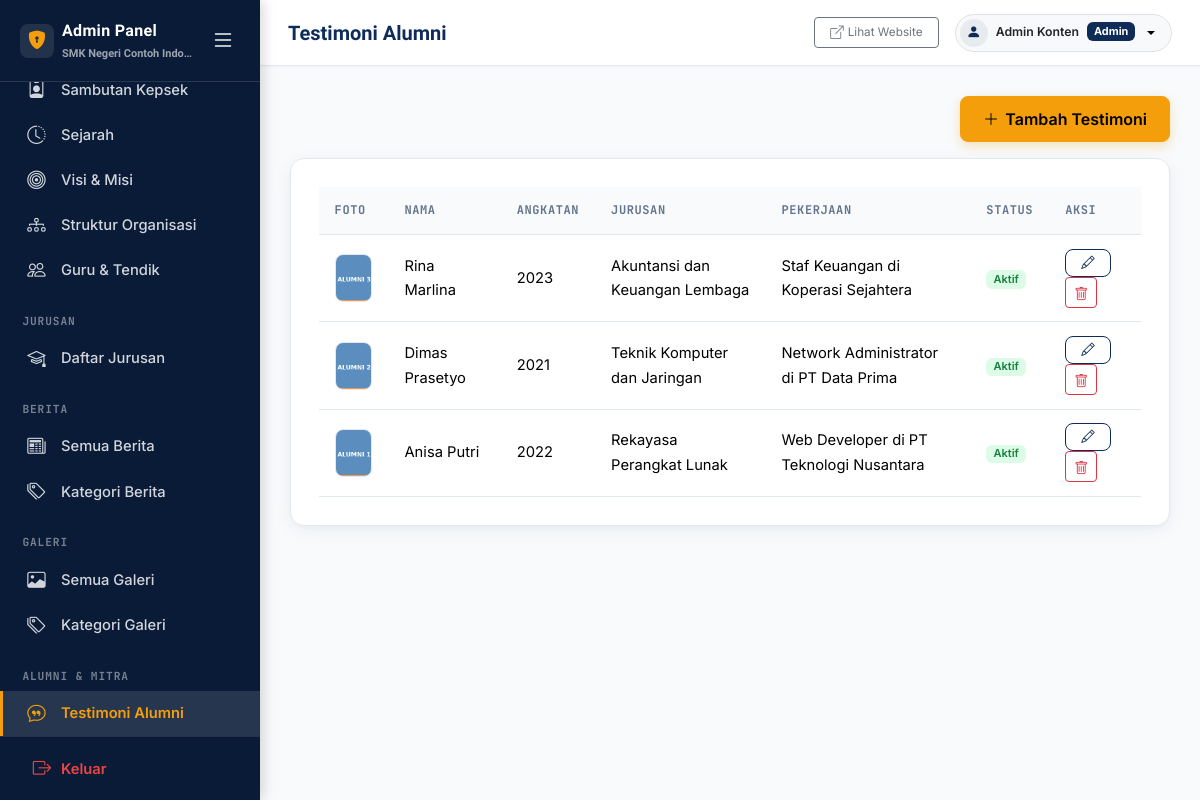
/admin/alumni/index.php (signed in), run on the app's committed database.
### tables this page shows
CREATE TABLE school_profile (
  id INT UNSIGNED AUTO_INCREMENT PRIMARY KEY,
  school_name VARCHAR(150) NOT NULL,
  npsn VARCHAR(20) DEFAULT NULL,
  address VARCHAR(255) DEFAULT NULL,
  phone VARCHAR(50) DEFAULT NULL,
  email VARCHAR(150) DEFAULT NULL,
  website VARCHAR(150) DEFAULT NULL,
  description TEXT,
  logo VARCHAR(255) DEFAULT NULL,
  favicon VARCHAR(255) DEFAULT NULL,
  theme_color_primary VARCHAR(20) DEFAULT '#0F2C59',
  theme_color_secondary VARCHAR(20) DEFAULT '#2563EB',
  theme_color_accent VARCHAR(20) DEFAULT '#F59E0B',
  theme_preset VARCHAR(50) DEFAULT 'navy_classic',
  map_url VARCHAR(255) DEFAULT NULL,
  accreditation VARCHAR(10) DEFAULT NULL,
  founded_year VARCHAR(10) DEFAULT NULL,
  running_text TEXT DEFAULT NULL,
  is_running_text_active TINYINT(1) DEFAULT 1,
  video_profile_url VARCHAR(255) DEFAULT 'https://www.youtube.com/watch?v=7vhYf5p_yhs',
  video_title VARCHAR(200) DEFAULT 'Video Profil & Fasilitas Sekolah',
  video_description TEXT DEFAULT NULL,
  video_features TEXT DEFAULT NULL,
  whatsapp_ppdb VARCHAR(50) DEFAULT '6281234567890',
  whatsapp_bkk VARCHAR(50) DEFAULT '6281234567891',
  whatsapp_tu VARCHAR(50) DEFAULT '6281234567892',
  created_at DATETIME DEFAULT CURRENT_TIMESTAMP,
  updated_at DATETIME DEFAULT CURRENT_TIMESTAMP ON UPDATE CURRENT_TIMESTAMP
);

CREATE TABLE alumni_testimonials (
  id INT UNSIGNED AUTO_INCREMENT PRIMARY KEY,
  name VARCHAR(100) NOT NULL,
  graduation_year VARCHAR(10) DEFAULT NULL,
  major VARCHAR(150) DEFAULT NULL,
  job VARCHAR(150) DEFAULT NULL,
  photo VARCHAR(255) DEFAULT NULL,
  testimonial TEXT NOT NULL,
  status TINYINT(1) NOT NULL DEFAULT 1,
  created_at DATETIME DEFAULT CURRENT_TIMESTAMP,
  updated_at DATETIME DEFAULT CURRENT_TIMESTAMP ON UPDATE CURRENT_TIMESTAMP
);

### includes/functions.php (called while the page is built, shortened)
<?php
function e(?string $value): string
{
    return htmlspecialchars((string) ($value ?? ''), ENT_QUOTES | ENT_SUBSTITUTE, 'UTF-8');
}
function getSchoolProfile(): array
{
    static $profile = null;
    if ($profile === null) {
        $stmt = getDB()->query('SELECT * FROM school_profile ORDER BY id LIMIT 1');
        $profile = $stmt->fetch() ?: [];
    }
    return $profile;
}
function getSchoolLevel(): string
{
    if (defined('APP_SCHOOL_LEVEL')) {
        $lvl = strtoupper(trim(APP_SCHOOL_LEVEL));
        if (in_array($lvl, ['MULTI', 'SMA', 'SMK', 'SMP', 'SD'], true)) {
            return $lvl;
        }
    }
    return 'MULTI';
}
function isSchoolLevelLocked(): bool
{
    return getSchoolLevel() !== 'MULTI';
}
function getAllowedModulesForLevel(string $level): array
{
    return match($level) {
        'SMA'       => ['majors', 'kelulusan', 'downloads', 'agendas', 'ppdb', 'extracurriculars', 'prestasi', 'testimonials', 'news', 'galleries', 'video_profile', 'guestbook', 'statistics'],
        'SMP', 'SD' => ['downloads', 'agendas', 'ppdb', 'extracurriculars', 'prestasi', 'news', 'galleries', 'video_profile', 'guestbook', 'statistics'],
        default     => ['bkk', 'partners', 'majors', 'kelulusan', 'downloads', 'agendas', 'ppdb', 'extracurriculars', 'prestasi', 'testimonials', 'news', 'galleries', 'video_profile', 'guestbook', 'statistics'],
    };
}
function isModuleActive(string $moduleKey): bool
{
    if (isSchoolLevelLocked()) {
        $allowed = getAllowedModulesForLevel(getSchoolLevel());
    }
    static $moduleCache = null;
    if ($moduleCache === null) {
        $moduleCache = [];
        try {
            $db = getDB();
            $rows = $db->query("SELECT module_key, is_active FROM site_modules")->fetchAll(PDO::FETCH_KEY_PAIR);
            if (is_array($rows)) {
                $moduleCache = array_map('intval', $rows);
            }
        } catch (Throwable $e) {
            return true;
        }
    }
    return !isset($moduleCache[$moduleKey]) || $moduleCache[$moduleKey] === 1;
}

### config/database.php (called while the page is built)
<?php
class Database
{
    private static ?PDO $instance = null;
    public static function getInstance(): PDO
    {
        if (self::$instance === null) {
            $host   = getenv('DB_HOST') ?: 'localhost';
            $dbname = getenv('DB_NAME') ?: 'smk_school';
            $user   = getenv('DB_USER') ?: 'root';
            $pass   = getenv('DB_PASS') !== false ? (string)getenv('DB_PASS') : '';
            $dsn = 'mysql:host=' . $host . ';dbname=' . $dbname . ';charset=utf8mb4';
            try {
                self::$instance = new PDO($dsn, $user, $pass, [
                    PDO::ATTR_ERRMODE            => PDO::ERRMODE_EXCEPTION,
                    PDO::ATTR_DEFAULT_FETCH_MODE  => PDO::FETCH_ASSOC,
                    PDO::ATTR_EMULATE_PREPARES    => false,
                ]);
            } catch (PDOException $e) {
                error_log('Database connection failed: ' . $e->getMessage());
                die('Koneksi database gagal. Silakan hubungi administrator.');
            }
        }
        return self::$instance;
    }
}
function getDB(): PDO
{
    return Database::getInstance();
}

### admin/alumni/index.php (the view, shortened to what this page needs)
<?php
$alumni = getDB()->query("SELECT * FROM alumni_testimonials ORDER BY id DESC")->fetchAll();
require __DIR__ . '/../includes/header.php';
require __DIR__ . '/../includes/sidebar.php';
require __DIR__ . '/../includes/topbar.php';
?>
<div class="d-flex justify-content-end mb-3">
  <a href="form.php" class="btn btn-accent"><i class="bi bi-plus-lg"></i> Tambah Testimoni</a>
</div>
<div class="admin-card">
  <div class="table-responsive">
    <table class="table table-admin align-middle">
      <thead><tr><th>Foto</th><th>Nama</th><th>Angkatan</th><th>Jurusan</th><th>Pekerjaan</th><th>Status</th><th>Aksi</th></tr></thead>
      <tbody>
        <?php foreach ($alumni as $a): ?>
        <tr>
          <td><img src="<?= e(BASE_URL . '/' . $a['photo']) ?>" class="thumb" alt=""></td>
          <td><?= e($a['name']) ?></td>
          <td><?= e($a['graduation_year']) ?></td>
          <td><?= e($a['major']) ?></td>
          <td><?= e($a['job']) ?></td>
          <td><span class="badge <?= $a['status'] ? 'badge-status-active' : 'badge-status-inactive' ?>"><?= $a['status'] ? 'Aktif' : 'Nonaktif' ?></span></td>
          <td>
            <a href="form.php?id=<?= (int) $a['id'] ?>" class="btn btn-sm btn-outline-primary-custom"><i class="bi bi-pencil"></i></a>
            <form method="post" action="delete.php" class="d-inline" data-confirm-delete="Hapus testimoni <?= e($a['name']) ?>?">
              <button type="submit" class="btn btn-sm btn-outline-danger"><i class="bi bi-trash"></i></button>
            </form>
          </td>
        </tr>
        <?php endforeach; ?>
      </tbody>
    </table>
  </div>
</div>
<?php require __DIR__ . '/../includes/footer.php'; ?>

### admin/includes/sidebar.php (shortened to what this page needs)
<?php
$currentScript = $_SERVER['SCRIPT_NAME'] ?? '';
$sidebarProfile = getSchoolProfile();
function navIsActive(string $needle, string $currentScript): bool
{
    return str_contains($currentScript, '/admin/' . $needle);
}
?>
<aside class="admin-sidebar" id="adminSidebar">
  <div class="sidebar-brand d-flex align-items-center justify-content-between">
    <div class="sidebar-brand-left d-flex align-items-center gap-2 overflow-hidden" title="Admin Panel">
      <div class="p-1.5 rounded-3 bg-white bg-opacity-10 d-inline-flex align-items-center justify-content-center flex-shrink-0" style="width:34px;height:34px;">
        <i class="bi bi-shield-lock-fill" style="color: var(--color-accent); font-size:1.15rem;"></i>
      </div>
      <div class="overflow-hidden">
        <span class="sidebar-brand-title text-nowrap fw-bold d-block text-white" style="letter-spacing: 0.02em; font-size: 1rem;">Admin Panel</span>
        <span class="sidebar-brand-subtitle text-nowrap text-white-50 d-block text-truncate" style="font-size: 11px; max-width: 135px;"><?= e($sidebarProfile['school_name'] ?? 'SMK School') ?></span>
      </div>
    </div>
    <button type="button" class="btn btn-sm btn-link text-white-50 p-1 sidebar-toggle-btn shadow-none flex-shrink-0" id="sidebarToggleInsideBtn" title="Buka / Tutup Sidebar" aria-label="Toggle Sidebar">
      <i class="bi bi-list fs-4 text-white"></i>
    </button>
  </div>
  <div class="sidebar-nav-scroll flex-grow-1 overflow-y-auto overflow-x-hidden">
    <nav class="nav flex-column py-2">
      <?php if (isModuleActive('statistics')): ?>
      <a class="nav-link <?= navIsActive('statistics', $currentScript) ? 'active' : '' ?>" href="<?= e(BASE_URL) ?>/admin/statistics/index.php" title="Statistik Sekolah (Jumlah Siswa, Guru, dll)"><i class="bi bi-bar-chart-line"></i> <span class="nav-text">Statistik Sekolah</span></a>
      <?php endif; ?>
      <a class="nav-link <?= navIsActive('principal', $currentScript) ? 'active' : '' ?>" href="<?= e(BASE_URL) ?>/admin/principal/index.php" title="Sambutan Kepsek"><i class="bi bi-person-badge"></i> <span class="nav-text">Sambutan Kepsek</span></a>
      <a class="nav-link <?= navIsActive('history', $currentScript) ? 'active' : '' ?>" href="<?= e(BASE_URL) ?>/admin/history/index.php" title="Sejarah"><i class="bi bi-clock-history"></i> <span class="nav-text">Sejarah</span></a>
      <a class="nav-link <?= navIsActive('vision-mission', $currentScript) ? 'active' : '' ?>" href="<?= e(BASE_URL) ?>/admin/vision-mission/index.php" title="Visi &amp; Misi"><i class="bi bi-bullseye"></i> <span class="nav-text">Visi &amp; Misi</span></a>
      <a class="nav-link <?= navIsActive('organization', $currentScript) ? 'active' : '' ?>" href="<?= e(BASE_URL) ?>/admin/organization/index.php" title="Struktur Organisasi"><i class="bi bi-diagram-3"></i> <span class="nav-text">Struktur Organisasi</span></a>
      <a class="nav-link <?= navIsActive('teachers', $currentScript) ? 'active' : '' ?>" href="<?= e(BASE_URL) ?>/admin/teachers/index.php" title="Guru &amp; Tendik"><i class="bi bi-people"></i> <span class="nav-text">Guru &amp; Tendik</span></a>
      <?php if (isModuleActive('majors')): ?>
      <div class="nav-section-label"><?= getSchoolLevel() === 'SMA' ? 'Peminatan' : 'Jurusan' ?></div>
      <a class="nav-link <?= navIsActive('majors', $currentScript) ? 'active' : '' ?>" href="<?= e(BASE_URL) ?>/admin/majors/index.php" title="<?= getSchoolLevel() === 'SMA' ? 'Daftar Peminatan' : 'Daftar Jurusan' ?>"><i class="bi bi-mortarboard"></i> <span class="nav-text"><?= getSchoolLevel() === 'SMA' ? 'Daftar Peminatan' : 'Daftar Jurusan' ?></span></a>
      <?php endif; ?>
      <div class="nav-section-label">Berita</div>
      <a class="nav-link <?= navIsActive('news', $currentScript) && !navIsActive('news/categories', $currentScript) ? 'active' : '' ?>" href="<?= e(BASE_URL) ?>/admin/news/index.php" title="Semua Berita"><i class="bi bi-newspaper"></i> <span class="nav-text">Semua Berita</span></a>
      <a class="nav-link <?= navIsActive('news/categories', $currentScript) ? 'active' : '' ?>" href="<?= e(BASE_URL) ?>/admin/news/categories.php" title="Kategori Berita"><i class="bi bi-tags"></i> <span class="nav-text">Kategori Berita</span></a>
      <div class="nav-section-label">Galeri</div>
      <a class="nav-link <?= navIsActive('galleries', $currentScript) && !navIsActive('galleries/categories', $currentScript) ? 'active' : '' ?>" href="<?= e(BASE_URL) ?>/admin/galleries/index.php" title="Semua Galeri"><i class="bi bi-image"></i> <span class="nav-text">Semua Galeri</span></a>
      <a class="nav-link <?= navIsActive('galleries/categories', $currentScript) ? 'active' : '' ?>" href="<?= e(BASE_URL) ?>/admin/galleries/categories.php" title="Kategori Galeri"><i class="bi bi-tags"></i> <span class="nav-text">Kategori Galeri</span></a>
      <?php if (isModuleActive('testimonials') || isModuleActive('partners')): ?>
      <div class="nav-section-label"><?= isModuleActive('partners') ? 'Alumni &amp; Mitra' : 'Alumni' ?></div>
      <?php if (isModuleActive('testimonials')): ?>
      <a class="nav-link <?= navIsActive('alumni', $currentScript) ? 'active' : '' ?>" href="<?= e(BASE_URL) ?>/admin/alumni/index.php" title="Testimoni Alumni"><i class="bi bi-chat-quote"></i> <span class="nav-text">Testimoni Alumni</span></a>
      <?php endif; ?>
      <?php endif; ?>
    </nav>
  </div>
  <div class="sidebar-footer flex-shrink-0">
    <a class="nav-link sidebar-logout-btn text-danger fw-semibold d-flex align-items-center gap-2" href="#" data-bs-toggle="modal" data-bs-target="#logoutConfirmModal" title="Keluar dari Panel Admin">
      <i class="bi bi-box-arrow-right text-danger fs-5"></i>
      <span class="nav-text text-danger">Keluar</span>
    </a>
  </div>
</aside>

### assets/css/style.css (style rules this page uses)
:root { --color-primary: #0F2C59; --color-primary-dark: #081830; --color-primary-light: #183E7A; --color-secondary: #2563EB; --color-secondary-light: #EFF6FF; --color-accent: #F59E0B; --color-accent-dark: #D97706; --color-accent-light: #FEF3C7; --color-bg: #F8FAFC; --color-surface: #FFFFFF; --color-text: #1E293B; --color-text-muted: #64748B; --color-border: #E2E8F0; --font-display: 'Sora', -apple-system, BlinkMacSystemFont, 'Segoe UI', Roboto, sans-serif; --font-body: 'Inter', -apple-system, BlinkMacSystemFont, 'Segoe UI', Roboto, sans-serif; --font-mono: 'JetBrains Mono', SFMono-Regular, Menlo, Monaco, Consolas, monospace; --radius-xl: 20px; --radius: 14px; --radius-sm: 8px; --radius-xs: 4px; --shadow-xs: 0 1px 2px 0 rgba(0, 0, 0, 0.05); --shadow-soft: 0 4px 20px -2px rgba(15, 44, 89, 0.07), 0 2px 6px -1px rgba(15, 44, 89, 0.04); --shadow-lift: 0 14px 30px -4px rgba(15, 44, 89, 0.12), 0 6px 12px -2px rgba(15, 44, 89, 0.06); --section-spacing: 5rem; }
*, *::before, *::after { box-sizing: border-box; }
html { scroll-behavior: smooth; -webkit-font-smoothing: antialiased; -moz-osx-font-smoothing: grayscale; }
body { font-family: var(--font-body); color: var(--color-text); background-color: var(--color-bg); line-height: 1.65; overflow-x: hidden; }
a { color: var(--color-secondary); text-decoration: none; transition: color 0.15s ease, opacity 0.15s ease; }
img { max-width: 100%; height: auto; display: block; }
.bi { display: inline-block; vertical-align: -0.125em; line-height: 1; }
.btn .bi { vertical-align: -0.1em; }
.btn-accent { background-color: var(--color-accent); border: 1.5px solid var(--color-accent); color: #ffffff; font-weight: 600; border-radius: var(--radius-sm); padding: 0.65rem 1.4rem; display: inline-flex; align-items: center; justify-content: center; gap: 0.4rem; vertical-align: middle; transition: transform 0.18s ease, background-color 0.18s ease, box-shadow 0.18s ease; box-shadow: 0 4px 12px rgba(245, 158, 11, 0.28); }
.btn-outline-primary-custom { border: 1.5px solid var(--color-primary); color: var(--color-primary); background-color: transparent; border-radius: var(--radius-sm); font-weight: 600; padding: 0.65rem 1.4rem; display: inline-flex; align-items: center; justify-content: center; gap: 0.4rem; vertical-align: middle; transition: all 0.18s ease; }
.btn-sm.btn-accent, .btn-sm.btn-outline-primary-custom, .btn-sm.btn-outline-secondary { padding: 0.38rem 0.95rem; font-size: 0.84rem; line-height: 1.4; border-width: 1.5px; display: inline-flex; align-items: center; justify-content: center; vertical-align: middle; }
html, body { overflow-x: hidden; max-width: 100vw; -webkit-text-size-adjust: 100%; }
button, .btn, .nav-link, .dropdown-item, .page-link { touch-action: manipulation; }
.p-1\.5 { padding: 0.375rem !important; }

### data on the page
school_profile: school_name "SMK Negeri Contoh Indo…"
alumni_testimonials: photo (picture), name "Rina Marlina", graduation_year "2023", major "Akuntansi dan Keuangan Lembaga", job "Staf Keuangan di Koperasi Sejahtera", status "Aktif"
alumni_testimonials: photo (picture), name "Dimas Prasetyo", graduation_year "2021", major "Teknik Komputer dan Jaringan", job "Network Administrator di PT Data Prima", status "Aktif"
alumni_testimonials: photo (picture), name "Anisa Putri", graduation_year "2022", major "Rekayasa Perangkat Lunak", job "Web Developer di PT Teknologi Nusantara", status "Aktif"

### other printed values
$pageTitle "Testimoni Alumni"
$_SESSION['admin_name'] "Admin Konten"
$_SESSION['admin_role'] "Admin"
